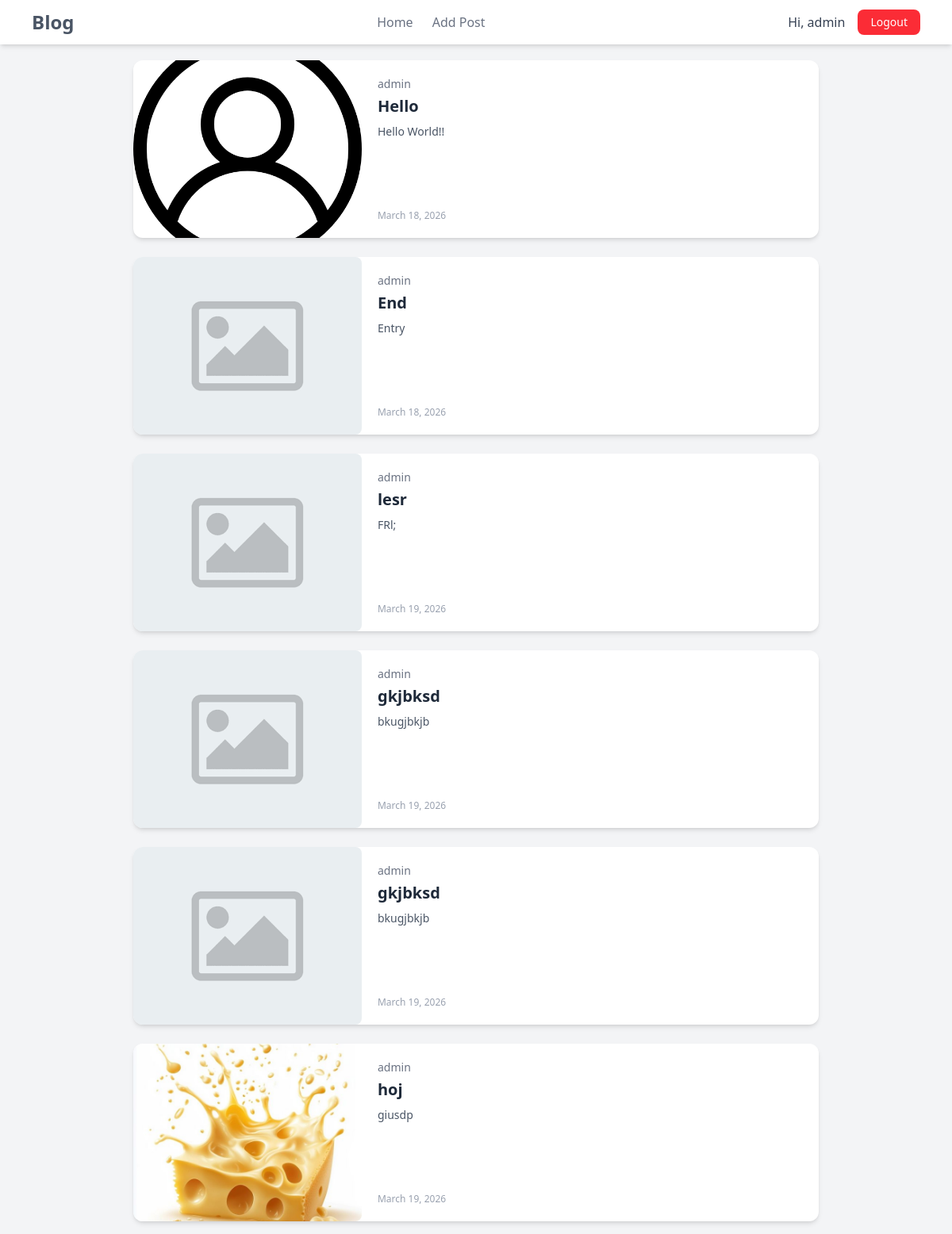
Screenshot of /profile/admin/ (signed in) with the database file from the repository.
### home/models.py (models this page shows, shortened)
class Post(models.Model):
    name = models.ForeignKey(User, on_delete=models.CASCADE)
    title = models.CharField(max_length=100)
    image = models.ImageField(default='default.png', null=True, upload_to='post_pictures')
    para = models.TextField(max_length=500)
    date = models.DateField(auto_now_add=True)

### home/views.py (the view)
# urls.py: path('profile/<str:username>/', views.profile_view, name='profile'),
def profile_view(request, username):
    user = get_object_or_404(User, username=username)
    post = Post.objects.filter(name=user)
    return render(request, 'home/profile.html', {'posts':post})

### home/templates/home/profile.html (shortened to what this page needs)
{% extends 'home/base.html' %}
{% block content %}
    <div class="max-w-4xl mx-auto mt-5 mb-4 space-y-6 px-4">
        {% for post in posts %}
        <div class="bg-white shadow-md rounded-xl overflow-hidden hover:shadow-lg transition duration-300">
            <div class="flex flex-col md:flex-row">
                <div class="md:w-1/3">
                    <img src="{{ post.image.url }}" alt="" class="w-full h-48 md:h-56 object-cover rounded-lg">
                </div>
                <div class="p-5 md:w-2/3 flex flex-col justify-between">
                    <div>
                        <p class="text-sm text-gray-500 mb-1">
                            {{ post.name.username }}
                        </p>
                        <h3 class="text-xl font-semibold text-gray-800 mb-2">
                            {{ post.title }}
                        </h3>
                        <p class="text-gray-600 text-sm line-clamp-3">
                            {{ post.para }}
                        </p>
                    </div>
                    <div class="mt-4 flex items-center justify-between">
                        <p class="text-xs text-gray-400">
                            {{ post.date }}
                        </p>
                    </div>
                </div>
            </div>
        </div>
        {% endfor %}
    </div>
{% endblock %}

### home/templates/home/base.html (shortened to what this page needs)
<!DOCTYPE html>
<html lang="en">
<head>
    <script src="https://cdn.jsdelivr.net/npm/@tailwindcss/browser@4"></script>
</head>
<body class="bg-gray-100">
    <nav class="bg-white shadow-md">
        <div class="max-w-6xl mx-auto px-4 py-3 flex items-center justify-between">
            <h2 class="text-2xl font-bold text-gray-600">
                <a href="{% url 'home:index' %}" class="hover:text-gray-600 transition">Blog</a>
            </h2>
            <div class="hidden md:flex space-x-6 text-gray-500 font-medium">
                <a href="{% url 'home:index' %}" class="hover:text-gray-600 transition">Home</a>
                <a href="{% url 'home:create' %}" class="hover:text-gray-600 transition">Add Post</a>
            </div>
            <div class="flex items-center space-x-4">
                {% if user.is_authenticated %}
                    <span class="text-gray-700 font-medium">Hi,
                        <a href="{% url 'home:userprofile' user.username %}">{{ user.username }}</a>
                    </span>
                    <a href="{% url 'users:logout' %}" class="bg-red-500 text-white px-4 py-1.5 rounded-lg hover:bg-red-600 transition text-sm">Logout</a>
                {% else %}
                    <a href="{% url 'users:register' %}" class="bg-indigo-500 text-white px-4 py-1.5 rounded-lg hover:bg-indigo-600 transition text-sm">Signup</a>
                {% endif %}
            </div>
        </div>
    </nav>
    <main class="max-w-6xl mx-auto mt-1 px-4">
        {% block content %}
        {% endblock %}
    </main>
</body>
</html>

### rows the page displays
Post: image (picture), name.username "admin", title "Hello", para "Hello World!!", date "March 18, 2026"
Post: image (placeholder picture), name.username "admin", title "End", para "Entry", date "March 18, 2026"
Post: image (placeholder picture), name.username "admin", title "lesr", para "FRl;", date "March 19, 2026"
Post: image (placeholder picture), name.username "admin", title "gkjbksd", para "bkugjbkjb", date "March 19, 2026"
Post: image (placeholder picture), name.username "admin", title "gkjbksd", para "bkugjbkjb", date "March 19, 2026"
Post: image (picture), name.username "admin", title "hoj", para "giusdp", date "March 19, 2026"

### other values shown
{{ user.username }} "admin"
